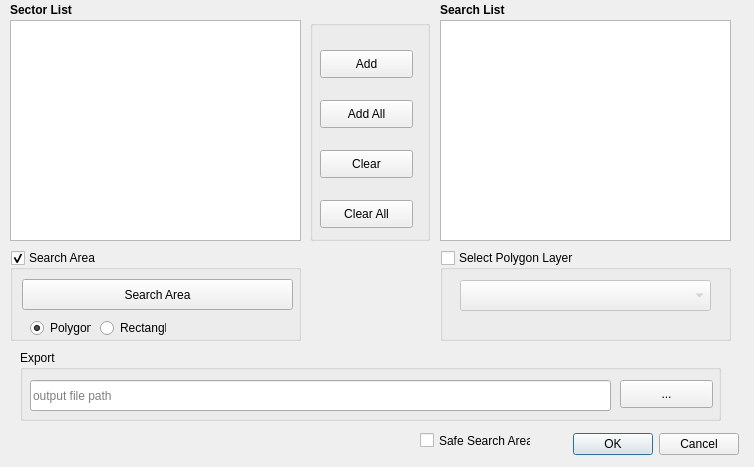
<?xml version="1.0" encoding="UTF-8"?>
<ui version="4.0">
 <class>Dialog</class>
 <widget class="QDialog" name="Dialog">
  <property name="geometry">
   <rect>
    <x>0</x>
    <y>0</y>
    <width>754</width>
    <height>467</height>
   </rect>
  </property>
  <property name="sizePolicy">
   <sizepolicy hsizetype="Fixed" vsizetype="Fixed">
    <horstretch>0</horstretch>
    <verstretch>0</verstretch>
   </sizepolicy>
  </property>
  <property name="maximumSize">
   <size>
    <width>754</width>
    <height>467</height>
   </size>
  </property>
  <property name="windowTitle">
   <string>OSM CI Point Import for ProMaIDes CIN-Module</string>
  </property>
  <property name="windowIcon">
   <iconset>
    <normaloff>../icons/cin.png</normaloff>../icons/cin.png</iconset>
  </property>
  <widget class="QDialogButtonBox" name="button_box">
   <property name="geometry">
    <rect>
     <x>540</x>
     <y>430</y>
     <width>199</width>
     <height>28</height>
    </rect>
   </property>
   <property name="orientation">
    <enum>Qt::Horizontal</enum>
   </property>
   <property name="standardButtons">
    <set>QDialogButtonBox::Cancel|QDialogButtonBox::Ok</set>
   </property>
  </widget>
  <widget class="QListWidget" name="listWidget_sectors">
   <property name="geometry">
    <rect>
     <x>10</x>
     <y>20</y>
     <width>291</width>
     <height>221</height>
    </rect>
   </property>
  </widget>
  <widget class="QGroupBox" name="groupBox">
   <property name="geometry">
    <rect>
     <x>310</x>
     <y>20</y>
     <width>120</width>
     <height>221</height>
    </rect>
   </property>
   <property name="title">
    <string/>
   </property>
   <widget class="QPushButton" name="add_button">
    <property name="geometry">
     <rect>
      <x>10</x>
      <y>30</y>
      <width>93</width>
      <height>28</height>
     </rect>
    </property>
    <property name="toolTip">
     <string>Add the selected sector to the search list</string>
    </property>
    <property name="text">
     <string>Add</string>
    </property>
   </widget>
   <widget class="QPushButton" name="addAll_button">
    <property name="geometry">
     <rect>
      <x>10</x>
      <y>80</y>
      <width>93</width>
      <height>28</height>
     </rect>
    </property>
    <property name="toolTip">
     <string>Add all sectors to the search list</string>
    </property>
    <property name="text">
     <string>Add All</string>
    </property>
   </widget>
   <widget class="QPushButton" name="clear_button">
    <property name="geometry">
     <rect>
      <x>10</x>
      <y>130</y>
      <width>93</width>
      <height>28</height>
     </rect>
    </property>
    <property name="toolTip">
     <string>Delete the selected sector in the search list</string>
    </property>
    <property name="text">
     <string>Clear</string>
    </property>
   </widget>
   <widget class="QPushButton" name="clearAll_button">
    <property name="geometry">
     <rect>
      <x>10</x>
      <y>180</y>
      <width>93</width>
      <height>28</height>
     </rect>
    </property>
    <property name="toolTip">
     <string>Delete all sectors in the search list</string>
    </property>
    <property name="text">
     <string>Clear All</string>
    </property>
   </widget>
  </widget>
  <widget class="QListWidget" name="listWidget_search">
   <property name="geometry">
    <rect>
     <x>440</x>
     <y>20</y>
     <width>291</width>
     <height>221</height>
    </rect>
   </property>
  </widget>
  <widget class="QPushButton" name="HelpButton">
   <property name="geometry">
    <rect>
     <x>40</x>
     <y>420</y>
     <width>80</width>
     <height>35</height>
    </rect>
   </property>
   <property name="maximumSize">
    <size>
     <width>80</width>
     <height>50</height>
    </size>
   </property>
   <property name="layoutDirection">
    <enum>Qt::LeftToRight</enum>
   </property>
   <property name="styleSheet">
    <string notr="true">QPushButton {
    color: #333;
    border: 0px solid #555;
    border-radius: 0px;
    border-style: outset;
    background: transparent;
    padding: 5px;
    }

</string>
   </property>
   <property name="text">
    <string/>
   </property>
   <property name="icon">
    <iconset>
     <normaloff>../icons/HelpButton.png</normaloff>../icons/HelpButton.png</iconset>
   </property>
   <property name="iconSize">
    <size>
     <width>25</width>
     <height>25</height>
    </size>
   </property>
  </widget>
  <widget class="QGroupBox" name="groupBox_2">
   <property name="geometry">
    <rect>
     <x>20</x>
     <y>350</y>
     <width>701</width>
     <height>71</height>
    </rect>
   </property>
   <property name="title">
    <string>Export</string>
   </property>
   <widget class="QLineEdit" name="filename_edit">
    <property name="geometry">
     <rect>
      <x>10</x>
      <y>30</y>
      <width>581</width>
      <height>31</height>
     </rect>
    </property>
    <property name="toolTip">
     <string>Set the output file</string>
    </property>
    <property name="placeholderText">
     <string>output file path</string>
    </property>
   </widget>
   <widget class="QPushButton" name="browse_button">
    <property name="geometry">
     <rect>
      <x>600</x>
      <y>30</y>
      <width>93</width>
      <height>28</height>
     </rect>
    </property>
    <property name="toolTip">
     <string>Pick output folder</string>
    </property>
    <property name="text">
     <string>...</string>
    </property>
   </widget>
  </widget>
  <widget class="QLabel" name="Sectors">
   <property name="geometry">
    <rect>
     <x>10</x>
     <y>0</y>
     <width>281</width>
     <height>20</height>
    </rect>
   </property>
   <property name="font">
    <font>
     <pointsize>9</pointsize>
     <weight>75</weight>
     <italic>false</italic>
     <bold>true</bold>
    </font>
   </property>
   <property name="text">
    <string>Sector List</string>
   </property>
  </widget>
  <widget class="QLabel" name="Sectors_2">
   <property name="geometry">
    <rect>
     <x>440</x>
     <y>0</y>
     <width>281</width>
     <height>20</height>
    </rect>
   </property>
   <property name="font">
    <font>
     <pointsize>9</pointsize>
     <weight>75</weight>
     <italic>false</italic>
     <bold>true</bold>
    </font>
   </property>
   <property name="text">
    <string>Search List</string>
   </property>
  </widget>
  <widget class="QGroupBox" name="groupBox_searchArea">
   <property name="geometry">
    <rect>
     <x>10</x>
     <y>250</y>
     <width>291</width>
     <height>91</height>
    </rect>
   </property>
   <property name="title">
    <string>Search Area</string>
   </property>
   <property name="checkable">
    <bool>true</bool>
   </property>
   <property name="checked">
    <bool>true</bool>
   </property>
   <widget class="QPushButton" name="button_searchArea">
    <property name="geometry">
     <rect>
      <x>12</x>
      <y>29</y>
      <width>271</width>
      <height>31</height>
     </rect>
    </property>
    <property name="toolTip">
     <string>Pick the lower left and the upper right point of the area</string>
    </property>
    <property name="text">
     <string>Search Area</string>
    </property>
    <property name="checkable">
     <bool>true</bool>
    </property>
   </widget>
   <widget class="QRadioButton" name="Rect_Button">
    <property name="geometry">
     <rect>
      <x>90</x>
      <y>70</y>
      <width>66</width>
      <height>16</height>
     </rect>
    </property>
    <property name="text">
     <string>Rectangle</string>
    </property>
   </widget>
   <widget class="QRadioButton" name="Poly_Button">
    <property name="geometry">
     <rect>
      <x>20</x>
      <y>70</y>
      <width>61</width>
      <height>16</height>
     </rect>
    </property>
    <property name="text">
     <string>Polygon</string>
    </property>
    <property name="checked">
     <bool>true</bool>
    </property>
   </widget>
  </widget>
  <widget class="QGroupBox" name="groupBox_selectLayer">
   <property name="geometry">
    <rect>
     <x>440</x>
     <y>250</y>
     <width>291</width>
     <height>91</height>
    </rect>
   </property>
   <property name="title">
    <string>Select Polygon Layer</string>
   </property>
   <property name="checkable">
    <bool>true</bool>
   </property>
   <property name="checked">
    <bool>false</bool>
   </property>
   <widget class="QgsMapLayerComboBox" name="Layer_ComboBox">
    <property name="geometry">
     <rect>
      <x>20</x>
      <y>30</y>
      <width>251</width>
      <height>31</height>
     </rect>
    </property>
   </widget>
  </widget>
  <widget class="QCheckBox" name="checkBox_safeArea">
   <property name="geometry">
    <rect>
     <x>420</x>
     <y>430</y>
     <width>111</width>
     <height>21</height>
    </rect>
   </property>
   <property name="text">
    <string>Safe Search Area</string>
   </property>
  </widget>
 </widget>
 <customwidgets>
  <customwidget>
   <class>QgsMapLayerComboBox</class>
   <extends>QComboBox</extends>
   <header>qgsmaplayercombobox.h</header>
  </customwidget>
 </customwidgets>
 <resources/>
 <connections>
  <connection>
   <sender>button_box</sender>
   <signal>accepted()</signal>
   <receiver>Dialog</receiver>
   <slot>accept()</slot>
   <hints>
    <hint type="sourcelabel">
     <x>248</x>
     <y>254</y>
    </hint>
    <hint type="destinationlabel">
     <x>157</x>
     <y>274</y>
    </hint>
   </hints>
  </connection>
  <connection>
   <sender>button_box</sender>
   <signal>rejected()</signal>
   <receiver>Dialog</receiver>
   <slot>reject()</slot>
   <hints>
    <hint type="sourcelabel">
     <x>316</x>
     <y>260</y>
    </hint>
    <hint type="destinationlabel">
     <x>286</x>
     <y>274</y>
    </hint>
   </hints>
  </connection>
 </connections>
</ui>
